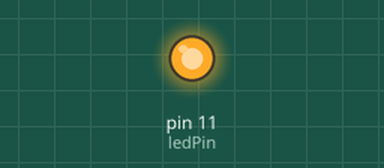
Recording of a sketch running on a simulated Arduino Uno, built with avr-gcc and run on an emulated ATmega328P. Shown: output pins drawn as LEDs (lit = HIGH).

Above: at 0.05 s.
At 1.25 s:
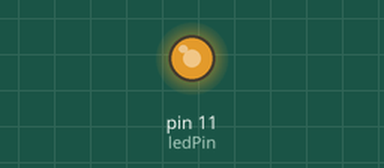
At 2.5 s:
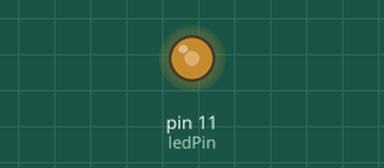
At 5.0 s:
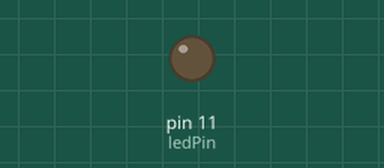
Timing chart, 0 to 6.5 s (numbered marks = the images above):
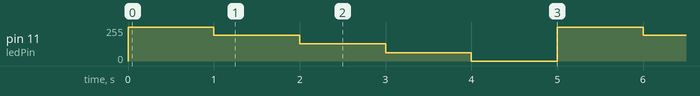

The sketch:

LED_Test.ino
```cpp
int ledPin = 11;

void setup() {
  // put your setup code here, to run once:
  pinMode(ledPin, OUTPUT);
}

void loop() {
  // put your main code here, to run repeatedly:
  turnOn(255);
  delay(1000);
  turnOn(192);
  delay(1000);
  turnOn(129);
  delay(1000);
  turnOn(63);
  delay(1000);
  turnOn(0);
  delay(1000);
}

void turnOn(int brightness) {
  analogWrite(ledPin, brightness);
}
```

Measured:
- by itself, pin 11 (ledPin): repeats every 5.0 s: 192/255 1.0 s, 129/255 1.0 s, 63/255 1.0 s, 0/255 1.0 s, 255/255 1.0 s
